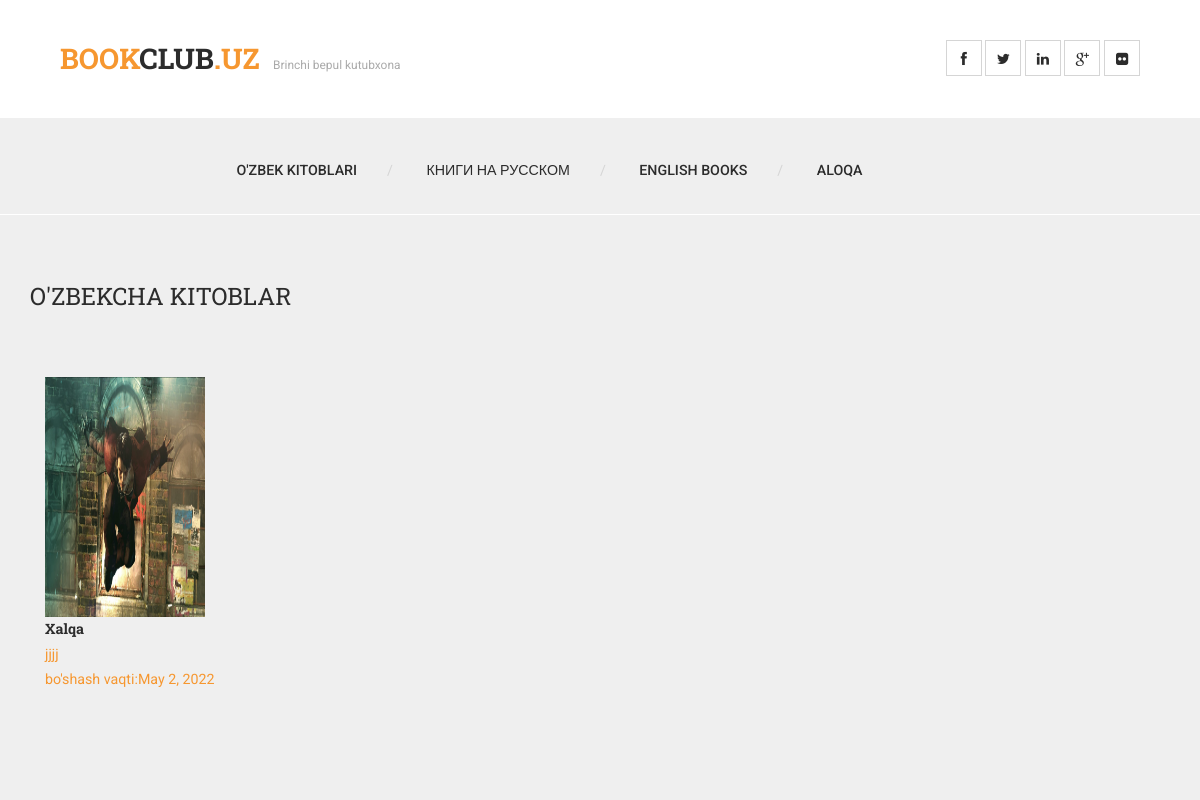
Page /uzb on the committed database.
### viewbooks/models.py (models this page shows, shortened)
class UzbBooksModel(models.Model):
    title = models.CharField(max_length=255, blank=True, null=True)
    body = models.TextField(blank=True, null=True)
    image = models.ImageField(upload_to=upload_location, blank=True, null=True)
    b_date = models.DateField(blank=True, null=True)
    free = models.NullBooleanField(null=True)
    @property
    def imageURL(self):
        try:
            url = str(self.image.url)
        except:
            url = ''
        return url

### viewbooks/views.py (the view)
# urls.py: path('uzb', UzBooksView.as_view(), name='uzb'),
class UzBooksView(ListView):
    model = UzbBooksModel
    template_name = 'uzb.html'
    context_object_name = 'uzb_list'

### viewbooks/templates/uzb.html (shortened to what this page needs)
{% extends 'base.html' %}
{% load static %}
{% block content %}
<div class="content-wrapper">
	<div class="inner-container container">
		<div class="row">
			<div class="section-header col-md-12">
				<h2>O'zbekcha kitoblar</h2>
			</div>
		</div>
		{% for uzb in uzb_list %}
		<a href= "{% url 'books:uzdetail' uzb.id %}">
		<div id="tm-gallery-page-pizza" class="tm-gallery-page">
			<article class="col-lg-3 col-md-4 col-sm-6 col-12 tm-gallery-item">
				<figure>
					<img src={{uzb.imageURL}} alt="Image" class="img-fluid tm-gallery-img" height=240 width=160 />
					<figcaption>
						<h4 class="tm-gallery-title">{{uzb.title}}</h4>
						<p class="tm-gallery-description">{{uzb.body}}</p>
						{% if uzb.free %}<p class="tm-gallery-price"  >Kitob bo'sh</p>
						{% else %}<p class="tm-gallery-price">bo'shash vaqti:{{uzb.b_date}}</p>
						{% endif %}
					</figcaption>
				</figure>
			</article>
		</div>
	</a>
		{% endfor %}
		<div class="row">
			<div class="col-md-12">
			</div>
		</div>
	</div>
</div>
{% endblock content %}

### static/css/templatemo-style.css (style rules this page uses)
html, body, div, span, applet, object, iframe, h1, h2, h3, h4, h5, h6, p, blockquote, pre, a, abbr, acronym, address, big, cite, code, del, dfn, em, img, ins, kbd, q, s, samp, small, strike, strong, sub, sup, tt, var, b, u, i, center, dl, dt, dd, ol, ul, li, fieldset, form, label, legend, table, caption, tbody, tfoot, thead, tr, th, td, article, aside, canvas, details, embed, figure, figcaption, footer, header, hgroup, menu, nav, output, ruby, section, summary, time, mark, audio, video { margin: 0; padding: 0; border: 0; font-size: 100%; vertical-align: baseline; }
body { line-height: 1; }
html { font-size: 100%; -webkit-text-size-adjust: 100%; -ms-text-size-adjust: 100%; }
article, aside, details, figcaption, figure, footer, header, hgroup, nav, section, img { display: block; }
img { border: 0; -ms-interpolation-mode: bicubic; }
body { font-family: "Roboto", sans-serif; font-size: .89em; line-height: 1.75; color: #777777; background-color: #efefef; text-rendering: optimizeLegibility; }
a { color: #f69730; text-decoration: none; -webkit-transition: all 200ms ease-in-out; -moz-transition: all 200ms ease-in-out; transition: all 200ms ease-in-out; }
h1, h2, h3, h4, h5, h6 { font-family: "Roboto Slab", serif; color: #2c2c2c; }
*, *:before, *:after { -moz-box-sizing: border-box; -webkit-box-sizing: border-box; box-sizing: border-box; }
.content-wrapper { border-top: 1px solid white; background: #efefef; padding-bottom: 80px; }
.section-header { margin-top: 60px; margin-bottom: 60px; }
.section-header h2 { font-size: 24px; display: inline; text-transform: uppercase; font-weight: normal; }

### rows in the picture
UzbBooksModel: imageURL (picture), title "Xalqa", body "jjjj", b_date "May 2, 2022"
